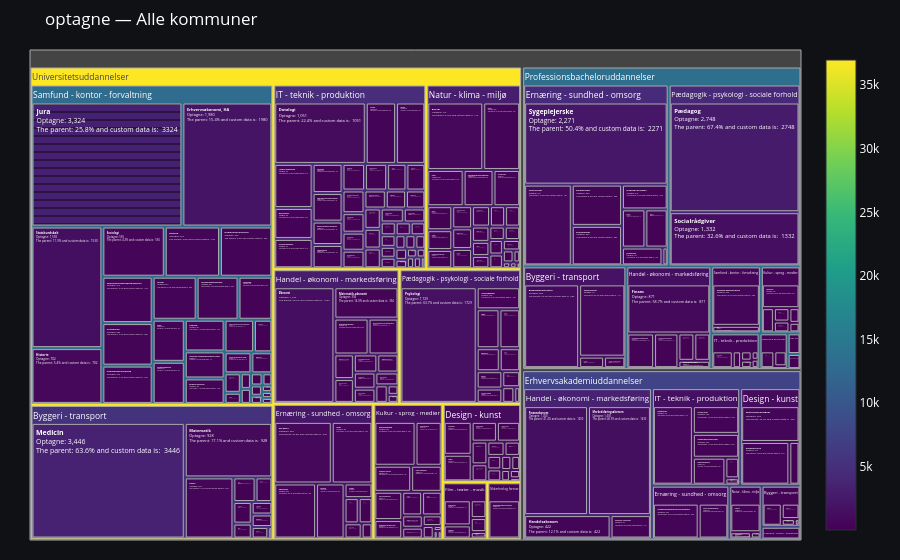

Write notebook code for a chart like this one.
### Code cell
import pandas as pd
import plotly.express as px
import plotly.graph_objects as go
from dash import Dash, dcc, html, Input, Output
import numpy as np
import panel as pn

# ---------- Import data ----------
df_raw = pd.read_excel('../Data/DATA_UFM_combined_TEST_AREA_filled_V2.xlsx', header=0)

# ---------- Columns to keep ----------
cols = [
    'artikel_id','udbud_id','titel','educational_category','displaydocclass','hovedinsttx',
    'instregiontx','instkommunetx','optagne','kvote_1_kvotient','standby_8',
    'fagligmiljo_likert','arbmedstud_likert','medstuderende_likert','udbytte_undervisning_likert',
    'socialtmiljo_likert','ensom_likert','stress_daglig_likert','tilpas_likert',
    'undervisere_engagerede_likert','undervisere_feedback_likert','undervisere_hjaelp_likert',
    'undervisere_kontakt_likert','afbrud','tidsforbrug_p50','tidsforbrug_arbejde',
    'uddaktivitet_opgaver_pct','uddaktivitet_praktik_pct','uddaktivitet_udlandsophold_pct',
    'uddaktivitet_undervisning_pct',
    'undervisningsform_p1','undervisningsform_p2','undervisningsform_p3','undervisningsform_p4','undervisningsform_p5',
    'foerstejob1tx','foerstejob2tx','foerstejob3tx','foerstejob4tx',
    'jobskabende_p1','jobskabende_p2','jobskabende_p3','jobskabende_p4','jobskabende_p5',
    'kompetencerudd_p1','kompetencerudd_p2','kompetencerudd_p3','kompetencerudd_p4','kompetencerudd_p5',
    'ledighed_nyudd','maanedloen_nyudd','maanedloen_10aar',
    'hyppigsteid1','hyppigsteid2','hyppigsteid3','kandidat_titler','kandidat_refs','cluster_label',
    'inst_lat','inst_lon'
]


cols = [c for c in cols if c in df_raw.columns]
data = df_raw[cols].copy()

# ---------- Load cluster mapping ----------
mapping = pd.read_excel("../Data/education_cluster_mapping.xlsx")
mapping['titel'] = mapping['titel'].astype(str).str.strip()

# ---------- NATIONAL base (used by radar/bars/sankey) ----------
data_whole_edu = data[data['udbud_id'] == 999999].copy()
data_whole_edu['titel'] = data_whole_edu['titel'].astype(str).str.strip()
data_whole_edu = data_whole_edu.merge(mapping, on='titel', how='left').drop_duplicates(subset=['titel'])

df = data_whole_edu.copy()
df = df.dropna(subset=['titel'])
df['titel'] = df['titel'].astype(str).str.strip()

# ---------- PROVIDER-LEVEL base for CITY treemap ----------
def to_num(s: pd.Series) -> pd.Series:
    return pd.to_numeric(s.astype(str).str.replace(',', '.', regex=False), errors='coerce')

df_prov = data[data['udbud_id'] != 999999].copy()
df_prov['titel'] = df_prov['titel'].astype(str).str.strip()
df_prov = df_prov.merge(mapping, on='titel', how='left')

df_prov['optagne_num']        = to_num(df_prov.get('optagne'))
df_prov['maanedloen_nyudd_n'] = to_num(df_prov.get('maanedloen_nyudd'))
df_prov['ledighed_nyudd_n']   = to_num(df_prov.get('ledighed_nyudd'))

CITY_LIST    = sorted(df_prov['instkommunetx'].dropna().astype(str).unique())
CITY_OPTIONS = [{'label': 'Alle kommuner', 'value': '__ALL__'}] + \
               [{'label': c, 'value': c} for c in CITY_LIST]

# The dictionary should consist a list of [clean name, aggregation type, name short]
col_name_info = {
    'optagne': ('Antal optagene', 'sum', 'Optagne'),
    'maanedloen_nyudd': ('Nyuddanet gennemsnitsløn', 'mean', 'Løn (nyudd.) (gennemsnit)'),
    'ledighed_nyudd': ('ledighed_nyudd_n', 'mean', 'Ledighed (nyudd.) (gennemsnit)')
}


# ---------- kandidat_* backfill if missing ----------
def norm_udbud(x):
    try: return str(int(x))
    except Exception: return str(x)

def parse_ref(s):
    if pd.isna(s): return None
    s = str(s)
    if ':' in s:
        a,u = s.split(':',1)
        return (a.strip(), norm_udbud(u.strip()))
    return None

if 'kandidat_titler' not in df.columns or 'kandidat_refs' not in df.columns:
    ref_src = df_raw.copy()
    ref_src['artikel_id'] = ref_src['artikel_id'].astype(str)
    ref_src['udbud_id_str'] = ref_src['udbud_id'].apply(norm_udbud)
    ref_index = ref_src.set_index(['artikel_id','udbud_id_str'])
    kand_titles, kand_refs = [], []
    for _, row in df.iterrows():
        titles, keys = [], []
        for c in ['hyppigsteid1','hyppigsteid2','hyppigsteid3']:
            if c not in df.columns: continue
            t = parse_ref(row.get(c))
            if t and t in ref_index.index:
                target = ref_index.loc[t]
                if 'Kandidat' in str(target['displaydocclass']):
                    title = str(target['titel']).strip()
                    key = f"{t[0]}:{t[1]}"
                    if title and title not in titles: titles.append(title)
                    if key not in keys: keys.append(key)
        kand_titles.append(" | ".join(titles))
        kand_refs.append(" | ".join(keys))
    df['kandidat_titler'] = kand_titles
    df['kandidat_refs']   = kand_refs

# ---------- AVAILABLE TITLES for other selectors ----------
available_titles_all = df_prov.dropna(subset=['educational_category','cluster_label','titel'])['titel'] \
                           .dropna().astype(str).unique()
AVAILABLE_TITLES  = sorted(available_titles_all)
AVAILABLE_OPTIONS = [{"label": t, "value": t} for t in AVAILABLE_TITLES]
AVAILABLE_SET     = set(AVAILABLE_TITLES)

bachelor_titles_multi = sorted(
    set(df.loc[(df['displaydocclass']=='Bacheloruddannelse') & (df['udbud_id']==999999), 'titel']
        .dropna().astype(str).unique()) & AVAILABLE_SET
)

CUSTOM_BG = "#0f1115"
PLOT_BG   = "#0f1115"
FONT_COL  = "#ffffff"


select_size = pn.widgets.Select(name='SIZE MARKER', options=['optagne', 'maanedloen_nyudd'])
select_color = pn.widgets.Select(name='COLOR MARKER', options=['optagne', 'maanedloen_nyudd'])



# ---------- Treemap builder (CITY + METRIC)  [FIXED AGG] ----------
levels = ['titel', 'cluster_label', 'educational_category']
def build_hierarchical_dataframe(df, levels, value_column, color_column=None, addtional_cols=[], selected=[]):
    """
    Build a hierarchy of levels for Sunburst or Treemap charts.

    Levels are given starting from the bottom to the top of the hierarchy,
    ie the last level corresponds to the root.
    """
    df_list = []
    for i, level in enumerate(levels):
        df_tree = pd.DataFrame(columns=['id', 'label', 'parent', 'value', 'color'])
        # dfg = df.groupby(levels[i:]).mean(numeric_only=True)
        dfg = df.groupby(levels[i:]).sum()
        dfg['tmp'] = df.groupby(levels[i:]).count()[value_column]
        dfg['tmp2'] = df.groupby(levels[i:]).count()[color_column]
        dfg = dfg.reset_index()
        df_tree['label'] = dfg[level].copy()
        # Make ids and parents
        df_tree['id'] = dfg[level].copy()
        for j in range(i+1, len(levels)):
            df_tree['id'] = dfg[levels[j]].copy() + "/" + df_tree['id']
        if i < len(levels) - 1:
            df_tree['parent'] = dfg[levels[i+1]].copy()
            j = i+1
            while j < len(levels) - 1:
                df_tree['parent'] = dfg[levels[j+1]].copy() + "/" + df_tree['parent']
                j += 1
        else:
            df_tree['parent'] = ''
        
        if col_name_info[value_column][1] == 'sum' or i != 0:
            df_tree['value'] = dfg[value_column] 
        else:
            df_tree['value'] = dfg[value_column] / dfg['tmp']
        if col_name_info[color_column][1] == 'sum' or i != 0:
            df_tree['color'] = dfg[color_column]
        else:
            df_tree['color'] = dfg[color_column] / dfg['tmp2']
        for ac in addtional_cols:
            df_tree[ac] = dfg[ac] / dfg['tmp']
        df_tree['selected'] = ''
        for selection in selected:
            df_tree.loc[df_tree['label'] == selection, 'selected'] = '-'
        df_list.append(df_tree)
        
    # total = pd.Series(dict(label='total', parent='',
    #                           value=df[value_column].sum(),
    #                           color=df[color_columns].sum()), name=0)
    # df_list.append(total)
    df_all_trees = pd.concat(df_list, ignore_index=True)
    display(df_all_trees)
    return df_all_trees

df_tree = df[['titel', 'cluster_label', 'optagne', 'maanedloen_nyudd', 'fagligmiljo_likert', 'educational_category']]
df_tree = df_tree.dropna()

def build_city_treemap(city_value, metric_col, additional_cols=[]):
    all_cols = [metric_col] + additional_cols
    # filter by city (or all)
    if city_value and city_value != '__ALL__':
        df_sel = df_prov[df_prov['instkommunetx'] == city_value].copy()
    else:
        df_sel = df_prov.copy()

    # require taxonomy + metric
    df_sel = df_sel.dropna(subset=['educational_category','cluster_label','titel'])
    df_sel = df_sel[~df_sel[metric_col].isna()]
    df_sel = df_sel.drop_duplicates()
    # aggregate
    grouped = (df_sel
                .groupby(['educational_category','cluster_label','titel'], as_index=False)[all_cols]
                .sum())
                # .rename(columns={metric_col: 'size'}))

    grouped = grouped[np.isfinite(grouped[metric_col])]
    grouped = grouped[grouped[metric_col] > 0]

    title_txt = f"{metric_col} — " + (city_value if city_value != '__ALL__' else "Alle kommuner")
    
    df_new = build_hierarchical_dataframe(grouped, levels, metric_col, metric_col, selected = ['Jura'])

    fig = go.Figure(go.Treemap(
        ids=df_new['id'],
        labels=df_new['label'],
        parents=df_new['parent'],
        values=df_new['value'],
        customdata=df_new,
        branchvalues='total',
        marker=dict(
            pattern=dict(shape=df_new['selected'], solidity=0.9, bgcolor='black'),
            # colors=df_new['color'],
            colorscale='viridis',
            pad=dict(b=1, l=1, r=1, t=18),              # padding around each tile
            line=dict(width=1, color='darkgrey'),  # border line around each tile
            
            # pattern=dict(
            #     shape='x' if df_new['id']=='Universitetsuddannelser/IT - teknik - produktion/Actuarial Mathematics' else '',  # Apply 'x' pattern only to Tile C
            # )
            ),
        hovertemplate=f'<b>%{{label}} </b> <br> {col_name_info[metric_col][2]}: %{{value:,.0f}} kr. <br> Faglig miljø: %{{color:.2f}}<extra>this is in the extra thing%{{fullData.name}}</extra>',
        name='',
        # textinfo = "label+value+percent parent+percent entry",
        root_color="lightgrey",
        texttemplate=f'<b>%{{label}}</b><br>{col_name_info[metric_col][2]}: %{{value:,.0f}}<br>The parent: %{{percentParent:.1%}} and custom data is:  %{{customdata[4]}}',
        maxdepth=3,
        
        ))
    fig.update_layout(
        template="plotly_dark", paper_bgcolor=CUSTOM_BG, plot_bgcolor=PLOT_BG, font_color=FONT_COL,
        margin=dict(t=50,l=30,r=50,b=20), title=title_txt
    )
    fig.update_coloraxes(colorbar=dict(title=metric_col,
                                       tickfont=dict(color=FONT_COL),
                                       titlefont=dict(color=FONT_COL)))
    fig.update_traces(root_color="#d9d9d9",
                      marker_colorbar=dict(tickfont=dict(color=FONT_COL),
                                           titlefont=dict(color=FONT_COL),
                                           outlinecolor="#2a2f3a"))
    return fig

fig = build_city_treemap(city_value='__ALL__', metric_col=select_size.value, additional_cols=['fagligmiljo_likert'])

fig.show()

### Figure 1 — Plotly figure (JSON) as saved in the notebook; plotly's stock layout.template omitted (floating-point values rounded to 4 significant figures; data arrays with more than 128 entries replaced by an {"elided": "..."} marker saying what was removed)
{"data": [{"branchvalues": "total", "customdata": {"elided": "278x6 mixed values"}, "hovertemplate": "<b>%{label} </b> <br> Optagne: %{value:,.0f} kr. <br> Faglig miljø: %{color:.2f}<extra>this is in the extra thing%{fullData.name}</extra>", "ids": {"elided": "278 str values"}, "labels": {"elided": "278 str values"}, "marker": {"colorbar": {"outlinecolor": "#2a2f3a", "tickfont": {"color": "#ffffff"}, "title": {"font": {"color": "#ffffff"}}}, "colorscale": [[0, "#440154"], [0.1111, "#482878"], [0.2222, "#3e4989"], [0.3333, "#31688e"], [0.4444, "#26828e"], [0.5556, "#1f9e89"], [0.6667, "#35b779"], [0.7778, "#6ece58"], [0.8889, "#b5de2b"], [1, "#fde725"]], "line": {"color": "darkgrey", "width": 1}, "pad": {"b": 1, "l": 1, "r": 1, "t": 18}, "pattern": {"bgcolor": "black", "shape": {"elided": "278 str values"}, "solidity": 0.9}}, "maxdepth": 3, "name": "", "parents": {"elided": "278 str values"}, "root": {"color": "#d9d9d9"}, "texttemplate": "<b>%{label}</b><br>Optagne: %{value:,.0f}<br>The parent: %{percentParent:.1%} and custom data is:  %{customdata[4]}", "type": "treemap", "values": {"elided": "278 int values"}}], "layout": {"coloraxis": {"colorbar": {"tickfont": {"color": "#ffffff"}, "title": {"font": {"color": "#ffffff"}, "text": "optagne"}}}, "font": {"color": "#ffffff"}, "margin": {"b": 20, "l": 30, "r": 50, "t": 50}, "paper_bgcolor": "#0f1115", "plot_bgcolor": "#0f1115", "title": {"text": "optagne — Alle kommuner"}}}
